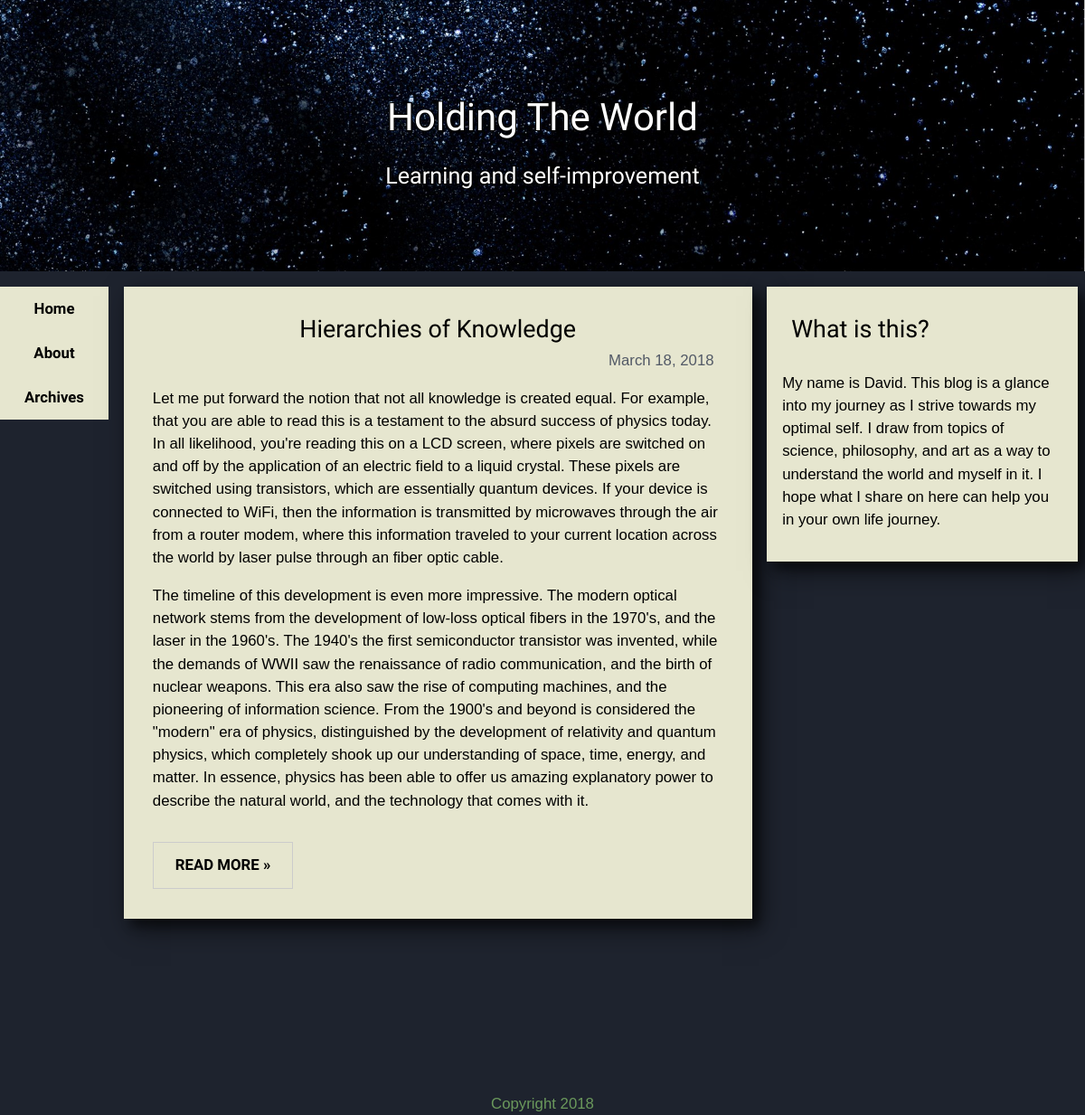
The app's page /, older data.
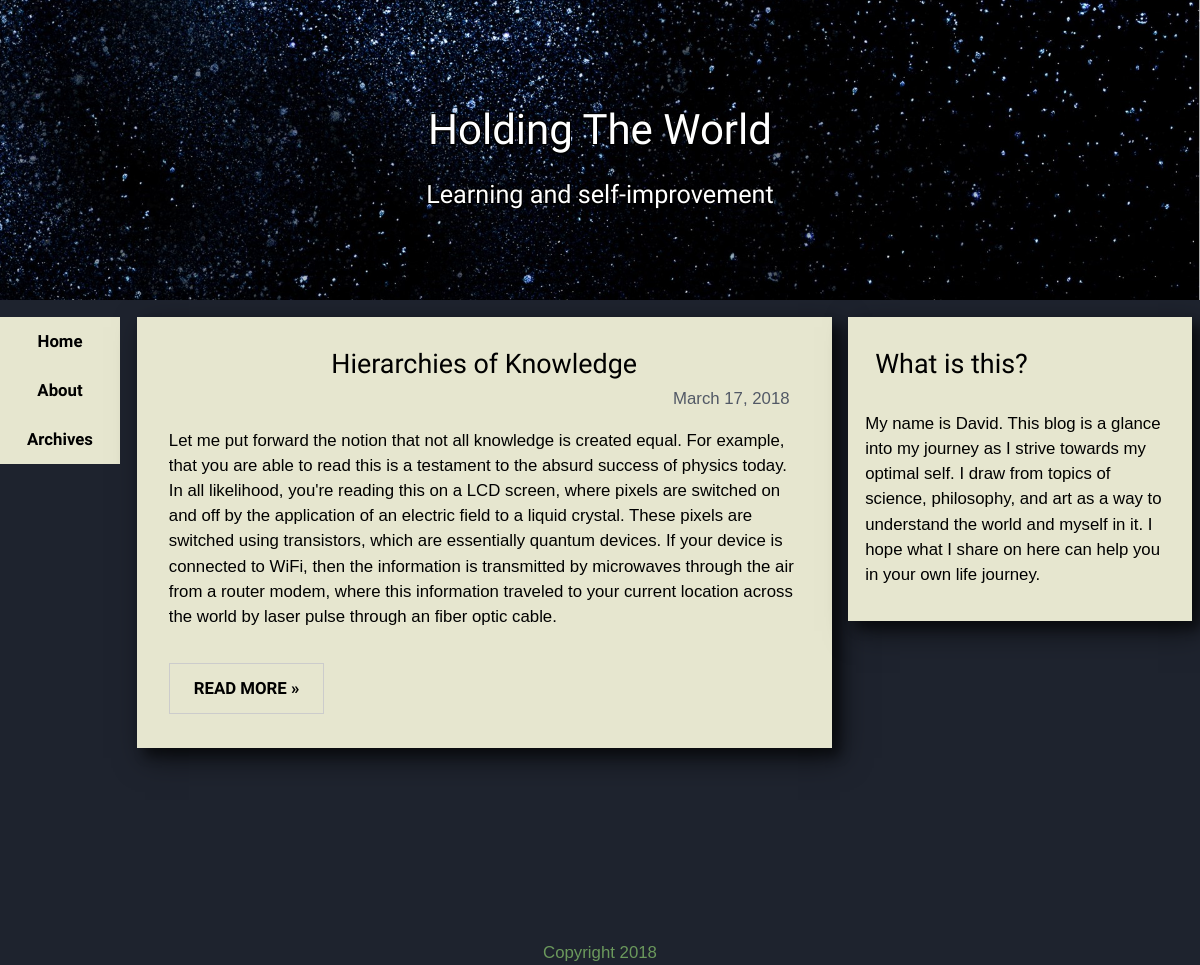
The same page, newer data.
### blog/models.py (models this page shows, shortened)
class Post(models.Model):
    title = models.CharField(max_length=128)
    body = models.TextField(blank=True)
    slug = models.SlugField(max_length=128, unique=True)
    create_date = models.DateTimeField('Date the post was originally created', auto_now_add=True)
    pub_date = models.DateTimeField('Publish date', blank=True, null=True)
    edit_date = models.DateTimeField('Date post was edited, most recently', auto_now=True)
    tags = models.ManyToManyField(Tag, blank=True)
    snippet = models.TextField('Short section from the body of the text', blank=True)
    published = models.BooleanField('Whether the post is published, or still in edit', default=False)

### blog/views.py (the view)
# urls.py: path('', views.index, name='index'),
def index(request):
    latest_post_list = Post.objects.filter(published=True).order_by('-pub_date')[:5]
    context = {
        'latest_post_list': latest_post_list,
    }
    return render(request, 'blog/index.html', context)

### blog/templates/blog/index.html
{% extends "blog/base.html" %}
{% block content %}
    {% for post in latest_post_list %}
        <article class="box">
            <h1>{{ post.title }}</h1>
            <div class="date">{{ post.pub_date.date}}</div>
                {{ post.snippet|safe }}
            <a href="{% url 'blog:post' post.slug %}" class="button">READ MORE »</a>
        </article>
    {% endfor %}
{% endblock %}

Row changes from the older to the newer data that the page shows:
changed Post "Hierarchies of Knowledge": pub_date "March 18, 2018" → "March 17, 2018"; snippet "…an fiber optic cable. The timeline of this development is even more impressive. The modern optical network stems from the development of low-loss optical fibers in the 1970's, and the laser in the 1960's. The 1940's the first semiconductor transistor was invented, while the demands of WWII saw the renaissance of radio communication, and the birth of nuclear weapons. This era also saw the rise of computing machines, and the pioneering of information science. From the 1900's and beyond is considered the \"modern\" era of physics, distinguished by the development of relativity and quantum physics, which completely shook up our understanding of space, time, energy, and matter. In essence,…" → "…an fiber optic cable."
